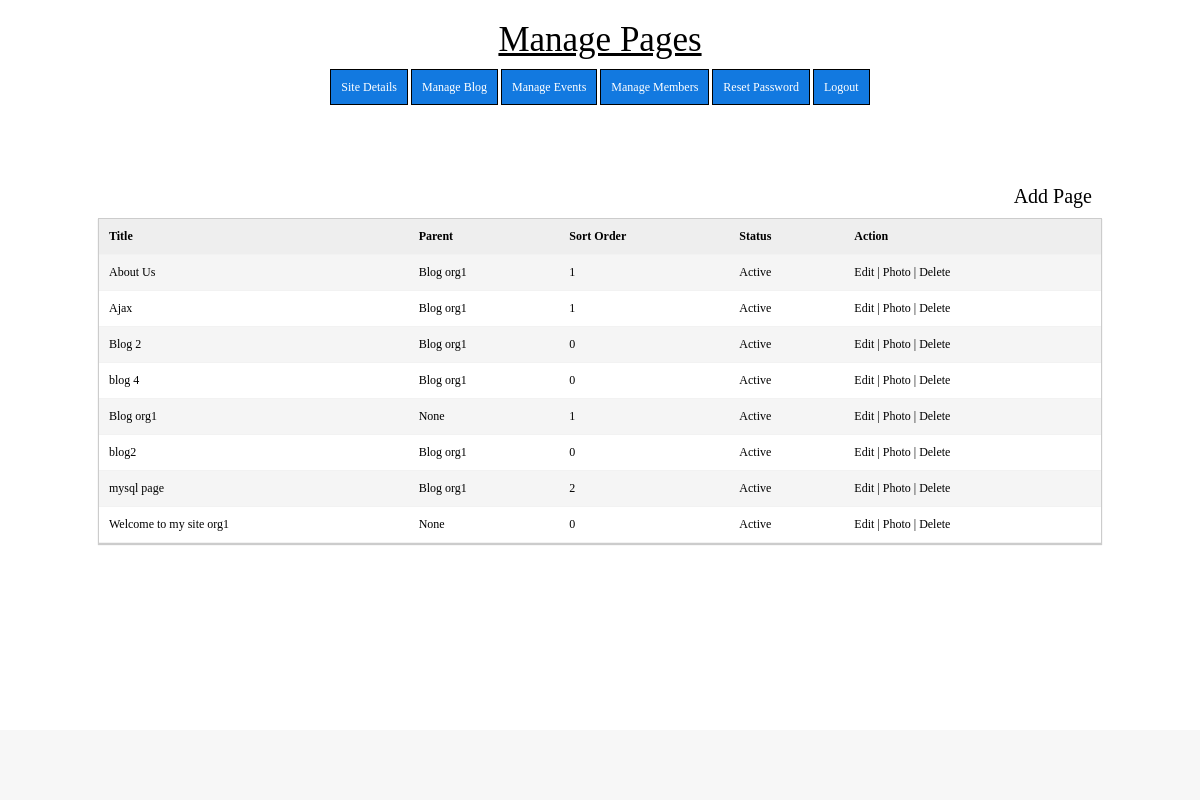
The app's page /manage-site/manage_pages.php (signed in) with its own data.
### tables this page shows
CREATE TABLE `mp_pages` (
  `page_id` int(11) NOT NULL,
  `page_title` varchar(255) NOT NULL,
  `page_desc` text DEFAULT NULL,
  `meta_keywords` varchar(255) DEFAULT NULL,
  `meta_desc` varchar(255) DEFAULT NULL,
  `sort_order` int(11) NOT NULL DEFAULT 0,
  `parent` varchar(255) NOT NULL DEFAULT '0',
  `status` enum('A','I') NOT NULL DEFAULT 'A',
  `page_alias` varchar(255) DEFAULT NULL,
  `photo` varchar(255) DEFAULT NULL,
  `org_id` varchar(255) DEFAULT NULL
);

### libs/common_functions.php (called while the page is built, shortened)
<?php
function getParentCategoryName($id) {
    global $DB;
    $sql = "SELECT * FROM " . TABLE_PAGES . " WHERE 1 AND page_id = :id";
    try {
        $stmt = $DB->prepare($sql);
        $stmt->bindValue(":id", $id);
        $stmt->execute();
        $results = $stmt->fetchAll();
    } catch (Exception $ex) {
        echo errorMessage($ex->getMessage());
    }
   return ($results[0]["page_title"] <> "" ) ? $results[0]["page_title"] : "None";
}
?>

### manage-site/manage_pages.php (the view, shortened to what this page needs)
<?php
require("../libs/config.php");
$pageTitle = "Manage Pages";
include("header.php");
?>
<div class="title" style="text-align:right;"><a href="add_edit_page.php">Add Page</a></div>
<table class="bordered">
    <tr>
        <th ><strong>Title</strong> </th>
        <th ><strong>Parent</strong> </th>
        <th ><strong>Sort Order</strong> </th>
        <th><strong>Status</strong> </th>
        <th><strong>Action</strong> </th>
    </tr>
    <?php
    $sql = "SELECT * FROM mp_pages WHERE org_id = '" .$_SESSION['org_id']. "'  ORDER BY page_title ASC, page_id DESC";
    try {
        $stmt = $DB->prepare($sql);
        $stmt->execute();
        $results = $stmt->fetchAll();
    } catch (Exception $ex) {
        echo errorMessage($ex->getMessage());
    }
    foreach ($results as $rs) {
        ?>
        <tr>
            <td ><?php echo stripslashes($rs["page_title"]); ?></td>
            <td><?php echo stripslashes(getParentCategoryName($rs["parent"])); ?></td>
            <td><?php echo stripslashes($rs["sort_order"]); ?></td>
            <td><?php echo ($rs["status"] == 'A') ? "Active" : "Inactive"; ?></td>
            <td><a href="add_edit_page.php?edit=<?php echo ($rs["page_id"]); ?>">Edit</a>
            <a> | </a>
            <a href="upload_photo.php?id=<?php echo ($rs["page_id"]); ?>&org_id=<?php echo $_SESSION['org_id']; ?>&page=pages&name=<?php echo stripslashes($rs["page_title"]); ?>">Photo</a>
            <a> | </a>
                <a href="manage_pages.php?del=<?php echo ($rs["page_id"]); ?>" onclick="return confirm('Are you sure?');">Delete</a> </td>
        </tr>
        <?php
    }
    ?>
</table>
<?php
include("footer.php");
?>

### manage-site/header.php (shortened to what this page needs)
<!DOCTYPE html>
<html>
<head>
<link rel="stylesheet" href="style.css" type="text/css" />
</head>
<body>
<div id="container" >
    <div id="body">
        <header>
            <div class="mainTitle" ><?php echo $pageTitle; ?></div>
        </header>
        <nav>
        <a href="main.php" class="menus">Site Details</a>
        <a href="manage_blog.php" class="menus" >Manage Blog</a>
        <a href="manage_events.php"class="menus" >Manage Events</a>
        <a href="manage_members.php" class="menus" >Manage Members</a>
        <a href="reset-password.php" class="menus" >Reset Password</a>
        <a href="logout.php"  class="menus"  >Logout</a>
        </nav>
        <article>

### manage-site/footer.php
        </article>
        <div class="height30"></div>
        <footer>
        </footer>
    </div>
</div>
</body>
</html>

### manage-site/style.css (style rules this page uses)
* { margin: 0; }
html, body { margin:0; padding:0; height:100%; }
body { border: 0; font: 12px "Trebuchet MS"; color: #000; background:#fff; }
a { text-decoration: none; color:#000; }
.height30 { clear:both;height:30px; }
#body { width: 1004px; margin: 0 auto; max-width: 100%; padding:20px 0 70px 0; height: 100%; }
#container { min-height:100%; position:relative; }
footer { position: absolute; bottom: 0; left:0; height: 70px; width: 100%; background:#f7f7f7; color:#000; }
.mainTitle { font-size:35px; text-align:center; padding-bottom:20px;text-decoration:underline; }
.title { font-size:20px; padding:10px; text-align:center; }
nav { margin:0 auto; width:100%;text-align:center; margin-bottom:80px; }
.menus { padding: 10px; background: #1279e0; color: #fff; border:1px solid #000; text-decoration:none; }
table { *border-collapse: collapse; border-spacing: 0; width: 100%; }
.bordered { border: solid #ccc 1px; -webkit-box-shadow: 0 1px 1px #ccc; -moz-box-shadow: 0 1px 1px #ccc; box-shadow: 0 1px 1px #ccc; table-layout: auto; }
.bordered td, .bordered th { padding: 10px; border-bottom: 1px solid #f2f2f2; }
.bordered th { background-color: #eee; border-top: none; text-align:left; }
.bordered tbody tr:nth-child(even) { background: #f5f5f5; border:1px solid #000; }

### records on screen
mp_pages: page_title "About Us", parent "Blog org1", sort_order "1", status "Active"
mp_pages: page_title "Ajax", parent "Blog org1", sort_order "1", status "Active"
mp_pages: page_title "Blog 2", parent "Blog org1", sort_order "0", status "Active"
mp_pages: page_title "blog 4", parent "Blog org1", sort_order "0", status "Active"
mp_pages: page_title "Blog org1", parent "None", sort_order "1", status "Active"
mp_pages: page_title "blog2", parent "Blog org1", sort_order "0", status "Active"
mp_pages: page_title "mysql page", parent "Blog org1", sort_order "2", status "Active"
mp_pages: page_title "Welcome to my site org1", parent "None", sort_order "0", status "Active"

### other values on screen
$pageTitle "Manage Pages"
